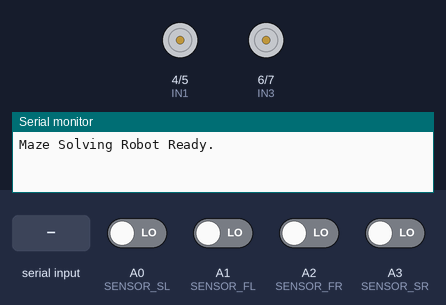
A sketch run on a simulated Arduino Uno, built with avr-gcc and run on an emulated ATmega328P. On the bench: motor-driver pin pairs drawn as motors (green arrow = first pin HIGH = forward, orange = second pin HIGH = backward, longer = more drive, scaled by the enable pin), the last lines printed to the serial monitor. Inputs (shaded band) come from the test bench; at power-on: A0 (SENSOR_SL), A1 (SENSOR_FL), A2 (SENSOR_FR), A3 (SENSOR_SR) LOW.

Above: at 1.2 s.
1.3 s: "L" received over the second serial link
At 1.8 s:
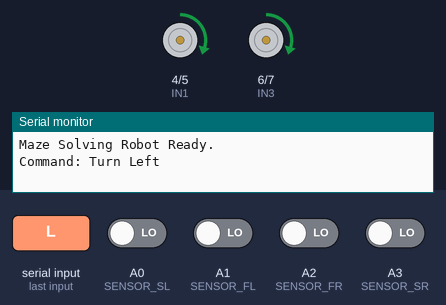
4.3 s: A1 (SENSOR_FL) driven HIGH
At 5.3 s:
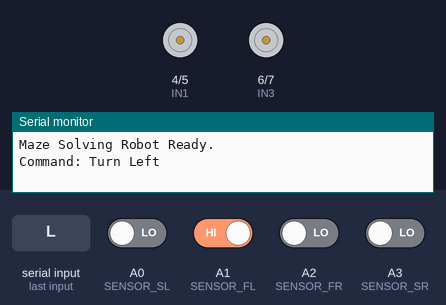
5.8 s: "F" received over the second serial link
At 7.1 s:
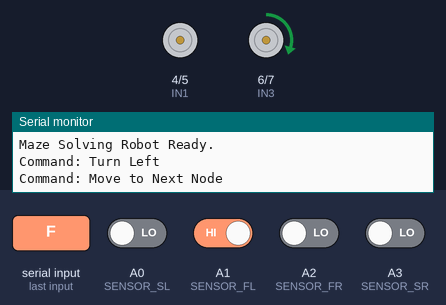
7.4 s: A0 (SENSOR_SL) driven HIGH
At 8.2 s:
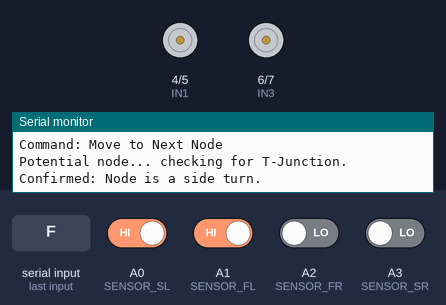
8.9 s: "R" received over the second serial link
At 11.6 s:
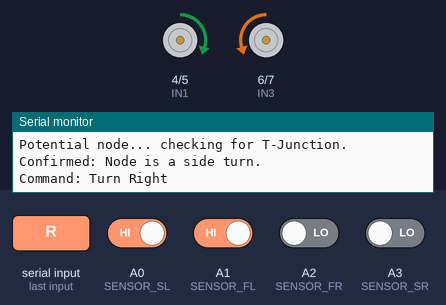
11.9 s: A2 (SENSOR_FR) driven HIGH
At 12.3 s:
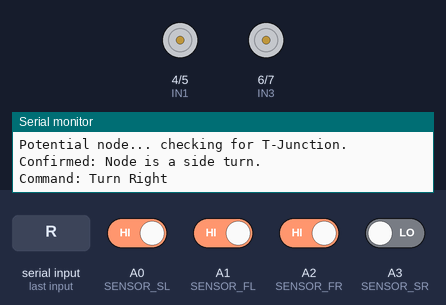
Timing chart, 0 to 14.4 s (numbered marks = the images above; inputs shaded):
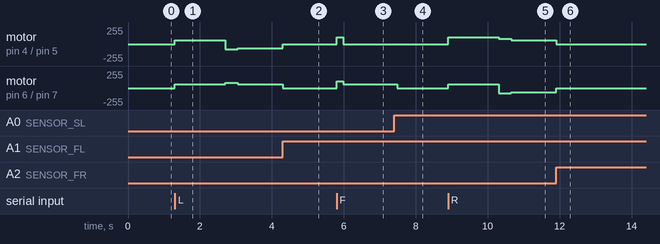

Measured:
- after the input at 1.3 s, motor on pin 4 (IN1) / pin 5 (IN2): stopped → forward 60/255 at once, → backward 80/255 1.4 s later, → backward 60/255 0.35 s later; motor on pin 6 (IN3) / pin 7 (IN4): stopped → forward 60/255 at once, → forward 80/255 1.4 s later, → forward 60/255 0.35 s later
- after the input at 4.3 s, motor on pin 4 (IN1) / pin 5 (IN2): backward 60/255 → stopped at once; motor on pin 6 (IN3) / pin 7 (IN4): forward 60/255 → stopped at once
- after the input at 5.8 s, motor on pin 4 (IN1) / pin 5 (IN2): stopped → forward 100/255 at once, → stopped 0.19 s later; motor on pin 6 (IN3) / pin 7 (IN4): stopped → forward 100/255 at once, → forward 60/255 0.19 s later
- after the input at 7.4 s, motor on pin 6 (IN3) / pin 7 (IN4): forward 60/255 → stopped after 0.08 s
- after the input at 8.9 s, motor on pin 4 (IN1) / pin 5 (IN2): stopped → forward 100/255 at once, → forward 80/255 1.4 s later, → forward 60/255 0.35 s later; motor on pin 6 (IN3) / pin 7 (IN4): stopped → forward 60/255 at once, → backward 80/255 1.4 s later, → backward 60/255 0.35 s later
- after the input at 11.9 s, motor on pin 4 (IN1) / pin 5 (IN2): forward 60/255 → stopped at once; motor on pin 6 (IN3) / pin 7 (IN4): backward 60/255 → stopped at once

The sketch:

new_maze_solver.ino
```cpp
#include <SoftwareSerial.h>

// --- Pin Definitions ---
SoftwareSerial bluetooth(2, 3); // RX, TX
const int ENA = 9, ENB = 10;
const int IN1 = 4, IN2 = 5, IN3 = 6, IN4 = 7;
const int SENSOR_SL = A0; // Side-Left
const int SENSOR_FL = A1; // Front-Left
const int SENSOR_FR = A2; // Front-Right
const int SENSOR_SR = A3; // Side-Right

// --- Tunable Parameters ---
// ** NEW ** speed variables for two-stage forward movement
const int stepForwardSpeed = 100; // A faster speed for the initial push to clear a node.
const int followSpeed = 60;       // The normal, slower speed for accurately following the line.
const int turnSpeed = 80;
const int stepForwardDelay = 190;   // Duration of the fast initial push. You may need to tune this.
const int centerOnNodeDelay = 1400; // Small push to center on a node before turning.

void setup() {
  Serial.begin(9600);
  bluetooth.begin(9600);
  pinMode(ENA, OUTPUT); pinMode(ENB, OUTPUT);
  pinMode(IN1, OUTPUT); pinMode(IN2, OUTPUT);
  pinMode(IN3, OUTPUT); pinMode(IN4, OUTPUT);
  pinMode(SENSOR_SL, INPUT); pinMode(SENSOR_FL, INPUT);
  pinMode(SENSOR_FR, INPUT); pinMode(SENSOR_SR, INPUT);
  Serial.println("Maze Solving Robot Ready.");
  stopMotors();
}

void loop() {
  if (bluetooth.available()) {
    char command = bluetooth.read();
    executeCommand(command);
  }
}

/**
 * @brief Executes a command received via Bluetooth.
 * This is the main control function.
 */
void executeCommand(char command) {
  switch (command) {
    case 'F':
      Serial.println("Command: Move to Next Node");
      moveForwardUntilNode();
      bluetooth.print('N'); // Report: Node reached
      break;
    case 'L':
      Serial.println("Command: Turn Left");
      turnLeft(); // Turn immediately
      bluetooth.print('C'); // Report: Command complete
      break;
    case 'R':
      Serial.println("Command: Turn Right");
      turnRight(); // Turn immediately
      bluetooth.print('C'); // Report: Command complete
      break;
  }
}

// --- Core Movement Logic ---

/**
 * @brief Moves the robot forward, following the line, until a node is detected.
 */
void moveForwardUntilNode() {
  // ** MODIFIED **: Give a fast push forward to clear the last node.
  moveForwardAtSpeed(stepForwardSpeed, stepForwardDelay);

  while (true) {
    // A HIGH signal means the sensor is over the black line.
    bool sL_onPath = (digitalRead(SENSOR_SL) == HIGH);
    bool sR_onPath = (digitalRead(SENSOR_SR) == HIGH);
    bool fL_onPath = (digitalRead(SENSOR_FL) == HIGH);
    bool fR_onPath = (digitalRead(SENSOR_FR) == HIGH);

    // PRIORITY 1: Check for a junction (any side path is detected).
    if (sL_onPath || sR_onPath) {
      Serial.println("Potential node... checking for T-Junction.");

      // Pause briefly to allow the robot to move forward enough for
      // both sensors to see the T-junction if it exists.
      delay(80);

      // Re-read the side sensors after the pause to get the final state.
      bool final_sL = (digitalRead(SENSOR_SL) == HIGH);
      bool final_sR = (digitalRead(SENSOR_SR) == HIGH);

      // Now, if ANY side sensor is active, we confirm it is a single node.
      if (final_sL || final_sR) {
        if (final_sL && final_sR) {
          Serial.println("Confirmed: Node is a T-Junction.");
        } else {
          Serial.println("Confirmed: Node is a side turn.");
        }

        // Stop the motors and break the loop.
        stopMotors();
        break; // Exit the loop and report 'N' to the app.
      }
      // If after the delay no sensors are on the path, it was a false reading.
    }

    // PRIORITY 2: Check for the end of the maze (a solid horizontal line).
    if (fL_onPath && fR_onPath) {
      Serial.println("End of maze detected. Stopping.");
      stopMotors();
      break; // Exit the loop and report 'N'
    }

    // PRIORITY 3: If no node is detected, just follow the line at the slower speed.
    followCorridor();
  }
}

/**
 * @brief Corrects the robot's path to keep the front two sensors on the line.
 */
void followCorridor() {
  bool pathOnLeft_F = (digitalRead(SENSOR_FL) == HIGH);
  bool pathOnRight_F = (digitalRead(SENSOR_FR) == HIGH);

  // Set motor direction to forward for all correction cases
  digitalWrite(IN1, HIGH); digitalWrite(IN2, LOW);
  digitalWrite(IN3, HIGH); digitalWrite(IN4, LOW);

  if (!pathOnLeft_F && pathOnRight_F) {
    // Veered LEFT, right sensor is on the line. Pivot RIGHT to correct.
    analogWrite(ENA, followSpeed);
    analogWrite(ENB, 0);
  } else if (pathOnLeft_F && !pathOnRight_F) {
    // Veered RIGHT, left sensor is on the line. Pivot LEFT to correct.
    analogWrite(ENA, 0);
    analogWrite(ENB, followSpeed);
  } else {
    // Go straight.
    analogWrite(ENA, followSpeed);
    analogWrite(ENB, followSpeed);
  }
}

// --- Basic Motor Functions ---

/**
 * @brief Turns left using a more reliable two-stage method.
 */
void turnLeft() {
  // Move forward to the center of the intersection's axis
  moveForward(centerOnNodeDelay);

  // --- STAGE 1: FAST TURN ---
  const int fastTurnDelay = 350;

  analogWrite(ENA, turnSpeed);
  analogWrite(ENB, turnSpeed);
  digitalWrite(IN1, LOW);
  digitalWrite(IN2, HIGH);   // Left motor backward
  digitalWrite(IN3, HIGH);
  digitalWrite(IN4, LOW);     // Right motor forward
  delay(fastTurnDelay);

  // --- STAGE 2: SLOW SEARCH ---
  const int slowTurnSpeed = 60;
  analogWrite(ENA, slowTurnSpeed);
  analogWrite(ENB, slowTurnSpeed);

  while (digitalRead(SENSOR_FL) == LOW) {
    // Wait for the sensor to detect the black line
  }

  stopMotors();
}


/**
 * @brief Turns right using a more reliable two-stage method.
 */
void turnRight() {
  // Move forward to the center of the intersection's axis
  moveForward(centerOnNodeDelay);

  // --- STAGE 1: FAST TURN ---
  const int fastTurnDelay = 350;

  analogWrite(ENA, turnSpeed);
  analogWrite(ENB, turnSpeed);
  digitalWrite(IN1, HIGH);
  digitalWrite(IN2, LOW);     // Left motor forward
  digitalWrite(IN3, LOW);
  digitalWrite(IN4, HIGH);   // Right motor backward
  delay(fastTurnDelay);

  // --- STAGE 2: SLOW SEARCH ---
  const int slowTurnSpeed = 60;
  analogWrite(ENA, slowTurnSpeed);
  analogWrite(ENB, slowTurnSpeed);

  while (digitalRead(SENSOR_FR) == LOW) {
    // Wait for the sensor to detect the black line
  }

  stopMotors();
}

/**
 * @brief ** NEW ** Moves the robot forward at a specified speed for a set duration.
 * This is the new primary function for timed forward movement.
 */
void moveForwardAtSpeed(int speed, int duration) {
  digitalWrite(IN1, HIGH); digitalWrite(IN2, LOW);
  digitalWrite(IN3, HIGH); digitalWrite(IN4, LOW);
  analogWrite(ENA, speed); analogWrite(ENB, speed);
  delay(duration);
}

/**
 * @brief ** MODIFIED ** Moves forward at the default 'followSpeed'.
 * This is now used for the slower, more controlled push before turning.
 */
void moveForward(int duration) {
  moveForwardAtSpeed(followSpeed, duration);
}

void stopMotors() {
  digitalWrite(IN1, LOW); digitalWrite(IN2, LOW);
  digitalWrite(IN3, LOW); digitalWrite(IN4, LOW);
  analogWrite(ENA, 0); analogWrite(ENB, 0);
}
```
